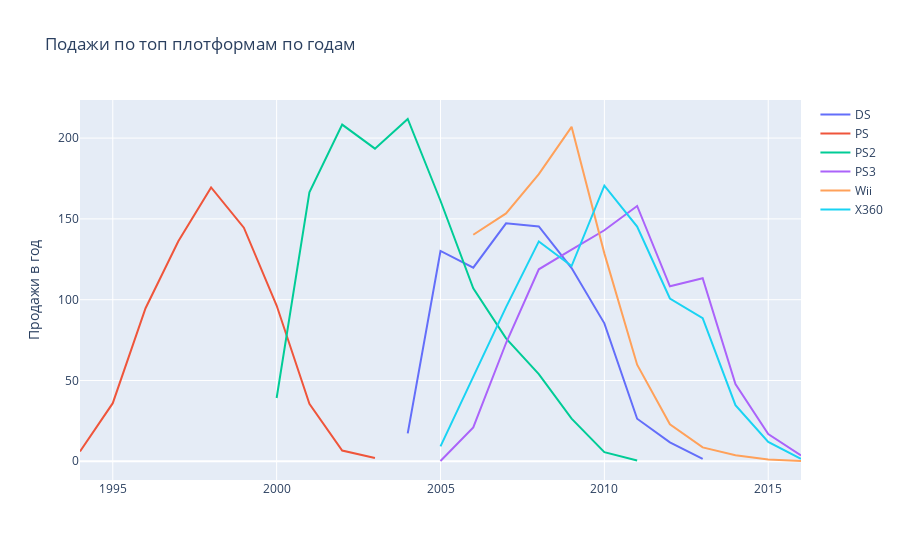

Notebook code for this chart:
### Code cell
top2_list=top2.columns.to_list()

fig = make_subplots(rows=1, cols=1)
for column in top2_list:
    fig.append_trace(go.Scatter(x=top2.index, y=top2[column], name=column),row=1, col=1)
                        
fig.update_layout(title='Подажи по топ плотформам по годам', yaxis_title='Продажи в год')

### Figure 1 — Plotly figure (JSON) as saved in the notebook; plotly's stock layout.template omitted (floating-point values rounded to 4 significant figures)
{"data": [{"name": "DS", "type": "scatter", "x": [1994, 1995, 1996, 1997, 1998, 1999, 2000, 2001, 2002, 2003, 2004, 2005, 2006, 2007, 2008, 2009, 2010, 2011, 2012, 2013, 2014, 2015, 2016], "xaxis": "x", "y": [null, null, null, null, null, null, null, null, null, null, 17.27, 130.1, 119.8, 147.2, 145.4, 119.6, 85.35, 26.33, 11.67, 1.54, null, null, null], "yaxis": "y"}, {"name": "PS", "type": "scatter", "x": [1994, 1995, 1996, 1997, 1998, 1999, 2000, 2001, 2002, 2003, 2004, 2005, 2006, 2007, 2008, 2009, 2010, 2011, 2012, 2013, 2014, 2015, 2016], "xaxis": "x", "y": [6.03, 35.96, 94.7, 136.2, 169.5, 144.5, 96.37, 35.59, 6.67, 2.07, null, null, null, null, null, null, null, null, null, null, null, null, null], "yaxis": "y"}, {"name": "PS2", "type": "scatter", "x": [1994, 1995, 1996, 1997, 1998, 1999, 2000, 2001, 2002, 2003, 2004, 2005, 2006, 2007, 2008, 2009, 2010, 2011, 2012, 2013, 2014, 2015, 2016], "xaxis": "x", "y": [null, null, null, 0.95, null, null, 39.17, 166.4, 208.4, 193.4, 211.8, 161.2, 107.0, 76.1, 53.9, 26.4, 5.64, 0.45, null, null, null, null, null], "yaxis": "y"}, {"name": "PS3", "type": "scatter", "x": [1994, 1995, 1996, 1997, 1998, 1999, 2000, 2001, 2002, 2003, 2004, 2005, 2006, 2007, 2008, 2009, 2010, 2011, 2012, 2013, 2014, 2015, 2016], "xaxis": "x", "y": [null, null, null, null, null, null, null, null, null, null, null, 0.19, 20.96, 73.19, 118.8, 130.9, 143.0, 158.0, 108.3, 113.2, 47.76, 16.82, 3.6], "yaxis": "y"}, {"name": "Wii", "type": "scatter", "x": [1994, 1995, 1996, 1997, 1998, 1999, 2000, 2001, 2002, 2003, 2004, 2005, 2006, 2007, 2008, 2009, 2010, 2011, 2012, 2013, 2014, 2015, 2016], "xaxis": "x", "y": [null, null, null, null, null, null, null, null, null, null, null, null, 140.2, 153.4, 177.7, 207.0, 128.7, 59.79, 22.94, 8.59, 3.75, 1.14, 0.18], "yaxis": "y"}, {"name": "X360", "type": "scatter", "x": [1994, 1995, 1996, 1997, 1998, 1999, 2000, 2001, 2002, 2003, 2004, 2005, 2006, 2007, 2008, 2009, 2010, 2011, 2012, 2013, 2014, 2015, 2016], "xaxis": "x", "y": [null, null, null, null, null, null, null, null, null, null, null, 9.22, 51.79, 95.42, 136.1, 120.8, 170.5, 145.3, 100.7, 88.58, 34.74, 11.96, 1.52], "yaxis": "y"}], "layout": {"title": {"text": "Подажи по топ плотформам по годам"}, "xaxis": {"anchor": "y", "domain": [0, 1]}, "yaxis": {"anchor": "x", "domain": [0, 1], "title": {"text": "Продажи в год"}}}}
